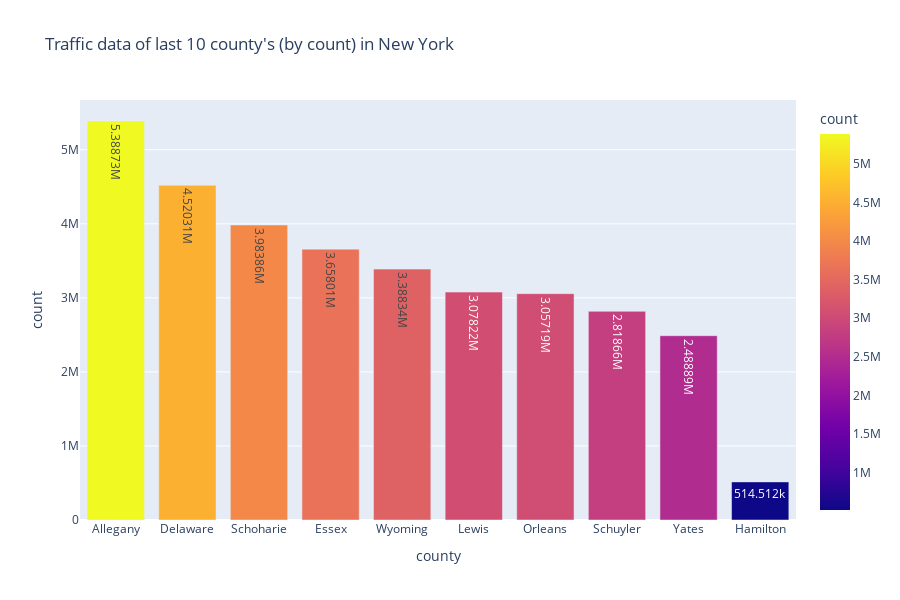

Notebook code for this chart:
### Code cell
#bar chart of least 10 county's (by count) in New York
regions_bar_chart = px.bar(overall_county_df.tail(10), x='county', y='count', color='count', 
                           text_auto='1s', title="Traffic data of last 10 county's (by count) in New York", height=600)
regions_bar_chart.show()

### Figure 1 — Plotly figure (JSON) as saved in the notebook; plotly's stock layout.template omitted (floating-point values rounded to 4 significant figures)
{"data": [{"alignmentgroup": "True", "hovertemplate": "county=%{x}<br>count=%{marker.color}<extra></extra>", "legendgroup": "", "marker": {"color": [5388726, 4520313, 3983864, 3658007, 3388340, 3078220, 3057194, 2818657, 2488887, 514512], "coloraxis": "coloraxis", "pattern": {"shape": ""}}, "name": "", "offsetgroup": "", "orientation": "v", "showlegend": false, "textposition": "auto", "texttemplate": "%{y:1s}", "type": "bar", "x": ["Allegany", "Delaware", "Schoharie", "Essex", "Wyoming", "Lewis", "Orleans", "Schuyler", "Yates", "Hamilton"], "xaxis": "x", "y": [5388726, 4520313, 3983864, 3658007, 3388340, 3078220, 3057194, 2818657, 2488887, 514512], "yaxis": "y"}], "layout": {"barmode": "relative", "coloraxis": {"colorbar": {"title": {"text": "count"}}, "colorscale": [[0, "#0d0887"], [0.1111, "#46039f"], [0.2222, "#7201a8"], [0.3333, "#9c179e"], [0.4444, "#bd3786"], [0.5556, "#d8576b"], [0.6667, "#ed7953"], [0.7778, "#fb9f3a"], [0.8889, "#fdca26"], [1, "#f0f921"]]}, "height": 600, "legend": {"tracegroupgap": 0}, "title": {"text": "Traffic data of last 10 county's (by count) in New York"}, "xaxis": {"anchor": "y", "domain": [0, 1], "title": {"text": "county"}}, "yaxis": {"anchor": "x", "domain": [0, 1], "title": {"text": "count"}}}}
